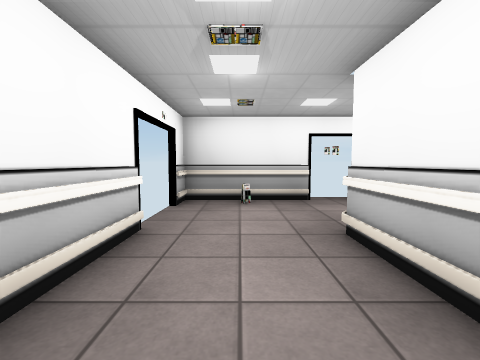
View 1 (above)

17 first-person views from a walk through a Unity game level. The camera is 1.2 m above the floor, tilts 4° down and sees 90° across. The floor is counted in squares, 1 m on a side. Each view is taken from the middle of a square. On the plan, view 1 faces up. The plan holds only what a view shows up to about 12 squares ahead; the rest is blank. The player character is not drawn. Door leaves are left out, so doorways stand open. Some surface patterns are stand-ins.

View 2
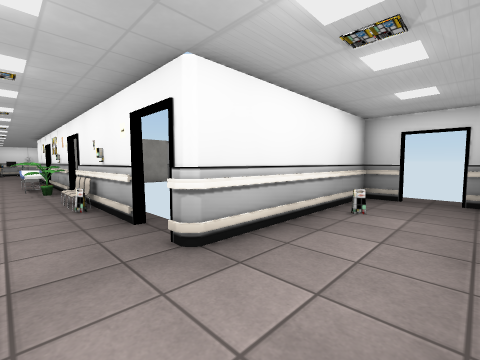

View 3
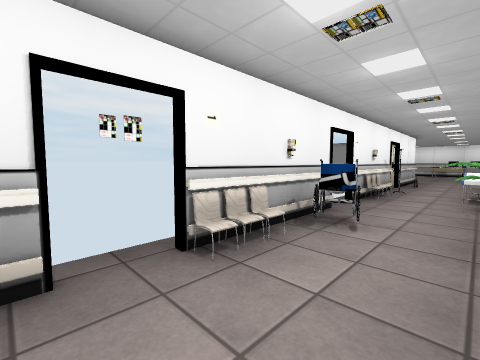

View 4
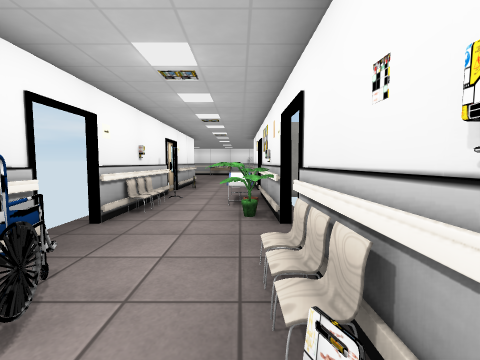

View 5
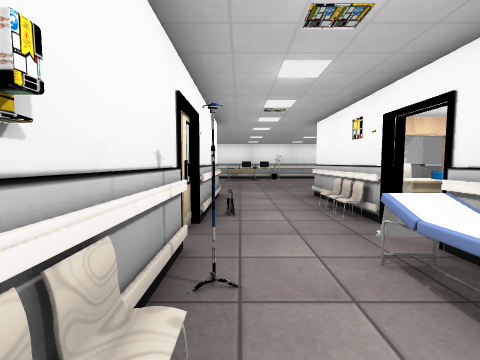

View 6
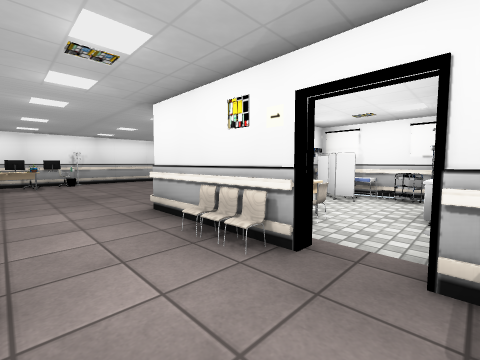

View 7
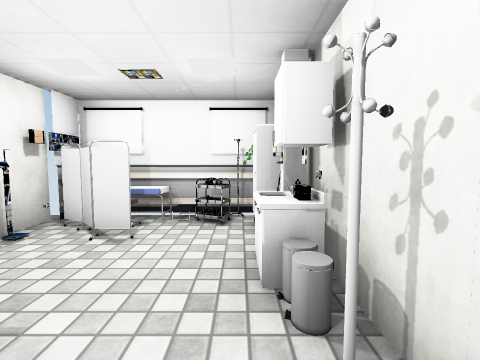

View 8
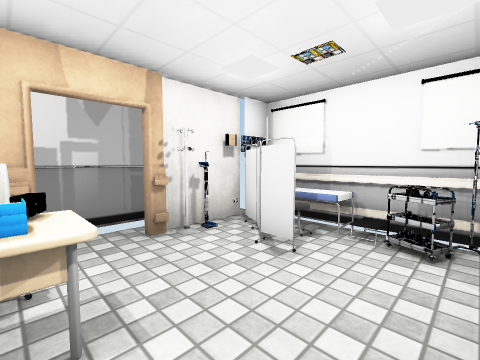

View 9
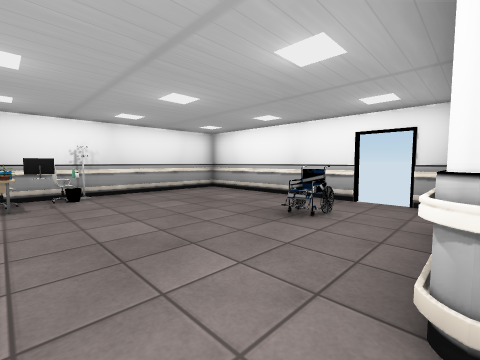

View 10
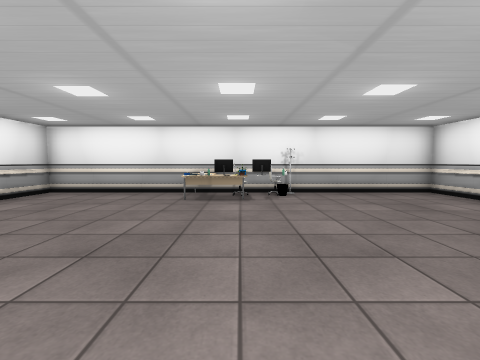

View 11
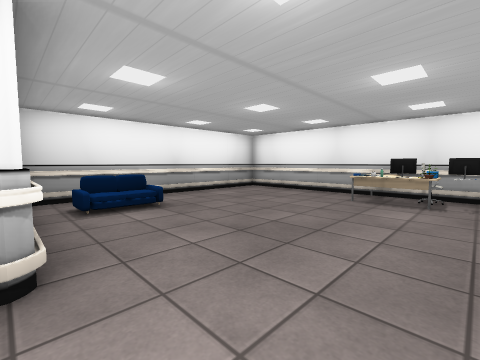

View 12
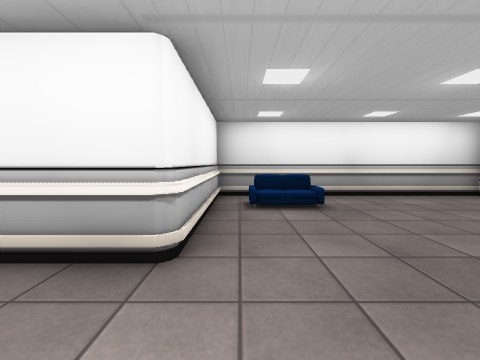

View 13
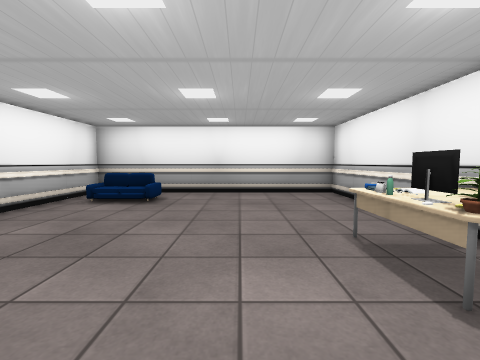

View 14
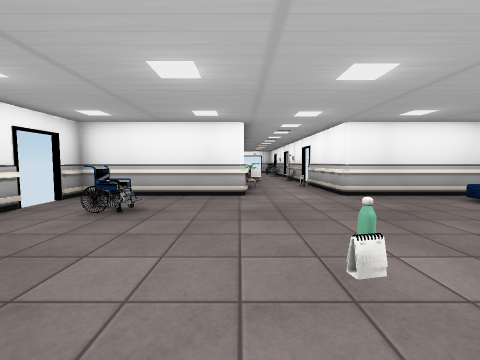

View 15
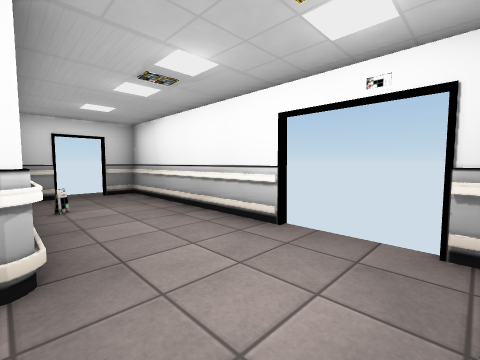

View 16
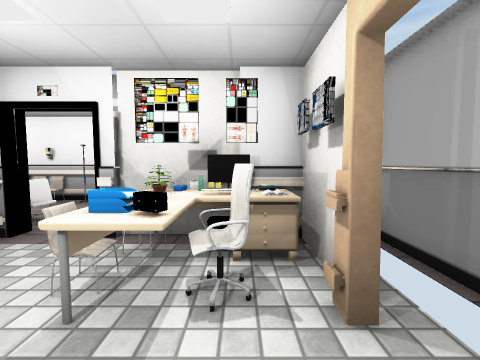

View 17
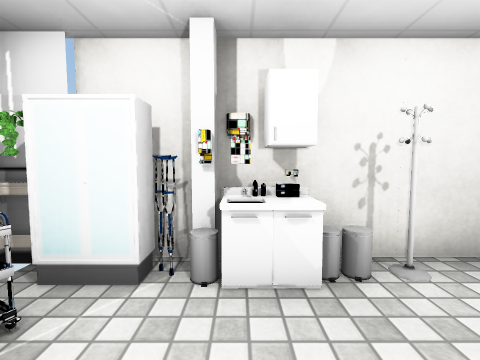

### Floor plan
Points are (right, up) in squares from view 1. A wall is a line through its corners. A room is listed if a view was taken in it or the views show most of it. See-through windows are left out.
Room 1 (views 1, 2, 3, 4, 5, 6, 15)
walls: (7.4, 4.2) (8.4, 4.2); (3.7, 4.2) (5.5, 4.2); (8.4, 7.8) (4.4, 7.8); (9.7, 4.2) (14.2, 4.2); (2.4, 7.8) (-1.8, 7.8) (-1.8, 6.6); (10.5, 7.8) (9.6, 7.8); (-1.8, 4.2) (-1.8, -2.8) (-0.8, -2.8); (14.4, 7.8) (12.4, 7.8); (0.7, -2.8) (1.8, -2.8) (1.8, 4.2) (2.4, 4.2); (15.7, 4.2) (16.5, 4.2); (17.5, 7.8) (15.1, 7.8)
ways out: open door at (15, 4) to room 2; opening at (16.5, 5.5) to room 3; open door at (0, -3); open door at (3, 4); open door at (9, 4); open door at (9, 8); gap at (-2, 5.5); gap at (2, 8); gap at (14.5, 8)
objects: other object (3, 8); other object (4, 8); other object (6, 4); other object (6, 7); other object (7, 4); other object (7, 7); other object (10, 5) to (11, 5); other object (11, 8); other object (12, 5) to (14, 5); other object (12, 8); other object (13, 7)
Room 2 (views 7, 8, 16, 17)
walls: (19, 2.4) (19, 3.5); (16.1, 3.8) (15.7, 3.8); (16.6, 4) (15.8, 4); (14, 3.1) (14, 2.4); (20.2, -0.8) (20.2, 4); (14.6, -2.8) (18.8, -2.8) (18.8, -2.4)
ways out: open door at (15, 4) to room 1; open door at (19, 1)
objects: other object (14, -1); other object (14, 0); other object (14, 1); other object (14, 2); other object (15, -2); other object (15, 0); other object (15, 1); other object (16, -2); other object (16, 2); other object (16, 3); other object (17, -2) to (18, -2); other object (17, -1); other object (17, 2); other object (17, 3); other object (17, 4); other object (18, 2); other object (19, -2); other object (19, -1); other object (19, 0); other object (19, 2)
Room 3 (views 9, 10, 11, 12, 13, 14)
walls: (19.4, 4.2) (20.2, 4.2) (20.2, -1.8) (21.4, -1.8); (22.6, -1.8) (29.8, -1.8) (29.8, 13.8) (20.2, 13.8) (20.2, 7.8) (17.5, 7.8)
ways out: opening at (16.5, 5.5) to room 1; gap at (22, -2)
objects: other object (17, 5); other object (18, 4); other object (19, 4); other object (22, 12); other object (23, 1); other object (27, 5); other object (28, 4); other object (28, 5); other object (28, 6); other object (28, 7); other object (28, 8); other object (28, 9); other object (29, 5); other object (29, 6); other object (29, 7) to (29, 8); other object (30, 4)

Positions as (right, up) in squares from view 1, and headings:
1: (0, 0), facing up
2: (-1, 6), facing down-right
3: (2, 5), facing up-right
4: (5, 5), facing right
5: (11, 7), facing right
6: (14, 7), facing down-right
7: (15, 3), facing down
8: (15, 2), facing down-right
9: (20, 6), facing down-right
10: (20, 6), facing right
11: (20, 5), facing up-right
12: (21, 5), facing up
13: (26, 4), facing up
14: (29, 4), facing left
15: (2, 7), facing down-left
16: (18, 0), facing up
17: (17, 0), facing left
